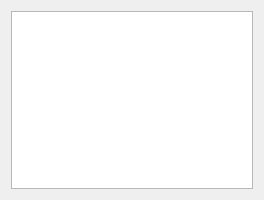
<ui version="4.0" >
 <class>AbstractChannelWidget</class>
 <widget class="QWidget" name="AbstractChannelWidget" >
  <property name="geometry" >
   <rect>
    <x>0</x>
    <y>0</y>
    <width>264</width>
    <height>200</height>
   </rect>
  </property>
  <property name="windowTitle" >
   <string>Form</string>
  </property>
  <layout class="QGridLayout" >
   <item row="0" column="0" >
    <widget class="QTextBrowser" name="channelTextBrowser" >
     <property name="openExternalLinks" >
      <bool>true</bool>
     </property>
    </widget>
   </item>
  </layout>
 </widget>
 <resources/>
 <connections/>
</ui>
